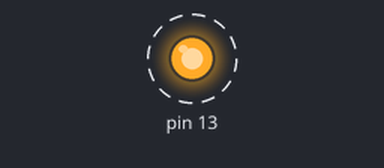
A sketch run on a simulated Arduino Uno, built with avr-gcc and run on an emulated ATmega328P. Parts: output pins drawn as LEDs (lit = HIGH). Dashed ring = blinking. What the sketch prints to the serial monitor is not drawn.

Above: at 0.5 s.
Timing chart, 0 to 4.6 s (numbered marks = the images above):
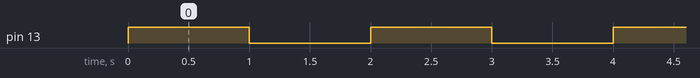

Measured:
- by itself, pin 13: alternates HIGH for 1.0 s and LOW for 1.0 s

The sketch:

T13_obj_classes.ino
```cpp
/**
 * @file  T13_obj_classes.ino
 * @brief this sketch creates a ball. the ball will bounce and a led will blink
 *
 * @author  Hassin Ayaz
 * @date 08/13/2016
 */

#include "ball.h"

//this will create the ball type object
Ball b(13,1000);

void setup()
{
  //this will initialize the UART pins to act as Serial Transmission and recieve
  Serial.begin(9600);
  Serial.println("Ball object created");
}

void loop()
{
 //Now the ball will bounce by blinking the LED
 Serial.println("Ball will bounce i.e Led will Blink");
 b.bounce();
}
```

Ball.cpp
```cpp
// (licence header left out)
#include "ball.h"

/**
 * Ball() constructor takes blinking pin & bounce type information to create the ball
 * @author Hassin Ayaz
 * @param _pin the Pin which will on/off to blink the Led
 * @param _bounceTime the time by which Led will on and again off
 * @date 08/13/2016
 */
Ball::Ball(byte _pin, unsigned long int _bounceTime)
{
  bounceTime=_bounceTime;
  pin = _pin;
  //this will set the pin as output
  pinMode(pin,OUTPUT);
}

/**
 * This is actual Bounce method. Basically a Led will turn on & off
 * @author Hassin Ayaz
 * @param void
 * @date 08/13/2016
 */

void Ball::bounce(void)
{
  turnOnLed();
  turnOffLed();
}

/**
 * This method will turn on Led
 * @author Hassin Ayaz
 * @param void
 * @date 08/13/2016
 */

void Ball::turnOnLed(void)
{
  //this will set the pin
  digitalWrite(pin,HIGH);
  //pin will be high by this delay
  delay(bounceTime);
}
/**
 * This method will turn off Led
 * @author Hassin Ayaz
 * @param void
 * @date 08/13/2016
 */

void Ball::turnOffLed(void)
{
  //this will clear the pin
  digitalWrite(pin,LOW);
  //pin will be low by this delay
  delay(bounceTime);
}
```

Ball.h
```cpp
/**
 * @file  Ball.h
 * @brief This is the Ball library's header file.
 * @author  Hassin Ayaz
 * @date 08/13/2016
 */


#ifndef _BALL_H      //tells compiler to compile this class only once
#define _BALL_H

#include <Arduino.h>

class Ball
{
   public:
          Ball(byte _pin, unsigned long int _bounceTime);
          void bounce(void);
          void turnOnLed(void);
          void turnOffLed(void);
   private:
          unsigned long int bounceTime; /*!< variable which will contain the delay time */
          byte pin;                     /*!< variable which will hold the arduino pin number */
};
#endif
```
